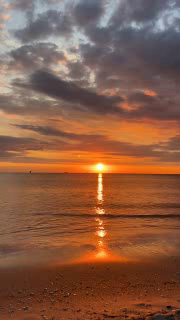
#> input picture frame 124 of DIP/compressed_video.mp4, 180 x 320 px, given in place of sunrise.mp4, which was not available
$ python p6_v_com.py
#> lines starting #> are read from the running program, lines starting #| are printed output that depends on the picture
import cv2
import numpy as np
import os

in_video= "sunrise.mp4"
out_video="compressed_video.mp4"

cap=cv2.VideoCapture(in_video)

if not cap.isOpened():
    print("error:Video not found")
    exit()
original_w=int(cap.get(cv2.CAP_PROP_FRAME_WIDTH))
original_h=int(cap.get(cv2.CAP_PROP_FRAME_HEIGHT))

original_fps=cap.get(cv2.CAP_PROP_FPS)

new_w=original_w//2
new_h=original_h//2

new_fps=original_fps/2

fourcc=cv2.VideoWriter_fourcc(*"mp4v")

out=cv2.VideoWriter(
    out_video,
    fourcc,
    new_fps,
    (new_w,new_h)
)

while True:
    ret, frame=cap.read()
#> frame is the input picture: shape (320, 180, 3); mean B, G, R 67.9, 90.7, 135.6

    if not ret:
        break

    resized_fr=cv2.resize(
        frame,
        (new_w,new_h)
    )
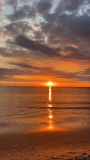
#> resized_fr: shape (160, 90, 3); mean B, G, R 68, 90.8, 135.7

    out.write(resized_fr)

cap.release()
cap.release()

cv2.destroyAllWindows()

if os.path.exists(in_video) and os.path.exists(out_video):

    original_s=os.path.getsize(in_video)
    compressed_s=os.path.getsize(out_video)

    print("Original video size:",original_s/(1024*1024),"MB")
    print("compressed video size:",compressed_s/(1024*1024),"MB")

    print("Video comppression completed sucessfully")

$ run again, starting later in the video
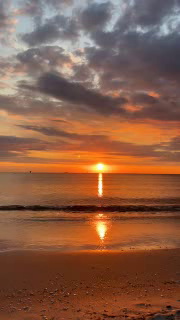
#> input picture frame 559 of DIP/compressed_video.mp4, 180 x 320 px, given in place of sunrise.mp4, which was not available
#> frame is the input picture: shape (320, 180, 3); mean B, G, R 69.2, 92.2, 136.9
#> `resized_fr=cv2.resize( frame, (new_w,new_h) )`:
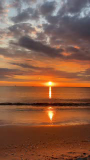
#> resized_fr: shape (160, 90, 3); mean B, G, R 69.4, 92.3, 137.1

$ run again, starting later in the video
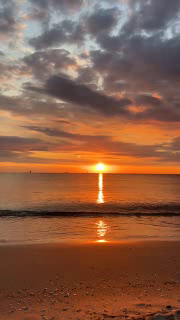
#> input picture frame 994 of DIP/compressed_video.mp4, 180 x 320 px, given in place of sunrise.mp4, which was not available
#> frame is the input picture: shape (320, 180, 3); mean B, G, R 70, 92.9, 137.1
#> `resized_fr=cv2.resize( frame, (new_w,new_h) )`:
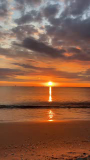
#> resized_fr: shape (160, 90, 3); mean B, G, R 70.1, 93, 137.2
